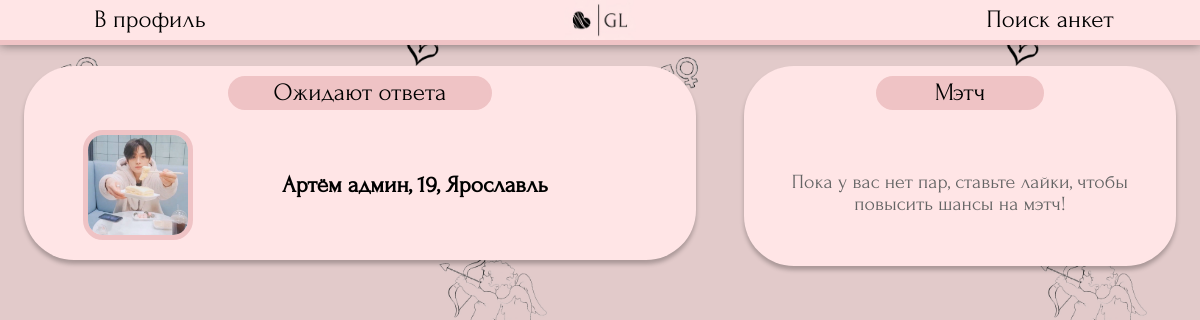
The app's page /searching/reactions/ (signed in) with its own data.
### searching/models.py (models this page shows, shortened)
class Profile(models.Model):
    genders = (
        ('Парень', 'Парень'),
        ('Девушка', 'Девушка')
    )
    point_of_searching_list = (
        ('Отношения', 'Отношения'),
        ('Свидания', 'Свидания'),
        ('Дружба', 'Дружба'),
        ('Общение', 'Общение'),
    )
    name = models.CharField ('Имя', max_length=50)
    avatar = models.ImageField ('Фото', upload_to='photos/users', default='photos/default_avatar.jpg')
    age = models.IntegerField("Возраст")
    gender = models.CharField ("Пол", choices=genders, max_length=30, default=genders[0])
    point_of_searching = models.CharField ("Цель знакомства", choices=point_of_searching_list, max_length=30, default=point_of_searching_list[0])
    city = models.CharField ('Город', max_length=100, default="Не указано")
    description = models.TextField ('О себе', max_length=300)
    social = models.CharField ('Ссылка на соцсеть', max_length=50, default='@name')
    user = models.OneToOneField(User, verbose_name='Автор анкеты', on_delete=models.CASCADE)
    age_search_min = models.IntegerField("Возраст поиска (от)", default=18)
    age_search_max = models.IntegerField("Возраст поиска (до)", default=100)
    class Meta:
        verbose_name = "Анкета"
        verbose_name_plural = "Анкеты"

### searching/views.py (the view)
class ReactionsView(View):
    def get(self, request):
        reactions = Reactions.objects.all()
        my_reactions = []
        marked_profiles = [] #collect ids
        for reaction in reactions:
            if reaction.like_receiver.username == request.user.username:
                if reaction.viewed == False:
                    marked_profiles.append(reaction.like_sender_profile.id)
                my_reactions.append (reaction.like_sender_profile)
        pairs = NewPair.objects.all()
        my_pairs = []
        for pair in pairs:
            if pair.user1.username == request.user.username:
                if pair.viewed1 == False:
                    marked_profiles.append(pair.profile2.id)
                my_pairs.append(pair.profile2)
            if pair.user2.username == request.user.username:
                if pair.viewed2 == False:
                    marked_profiles.append(pair.profile1.id)
                my_pairs.append(pair.profile1)
        return render(request, 'searching/reactions.html', {'profile_list': my_reactions, 'pair_list':my_pairs, 'marked_profiles': marked_profiles, 'profile_list_count': len(my_reactions), 'pair_list_count':len(my_pairs)})

### templates/searching/reactions.html (shortened to what this page needs)
{% load static %}
<!DOCTYPE HTML>
<html>
	<head>
        <link rel="stylesheet" href="{% static 'css/reactions.css' %}" type="text/css">
    </head>
    <body>
        <header>
            <button onclick="location.href='/searching/myprofile'">В профиль</button>
            <a class="logocontainer" href="{% url 'profiles' %}"><img class="mainlogo" src='{% static "css/bg_mini.jpg" %}' ></a>
            <button onclick="location.href='/searching'">Поиск анкет</button>
        </header>
        <main>
            <div class="main_list">
                <div class="important">Ожидают ответа</div>
                {% for profile in profile_list %}
                <div class="oneprofile" >
                    <img src="{{profile.avatar.url}}" class="profilephoto">
                    <a href="{% url 'oneprofile' profile.id %}"><h3 class="profiletext">{{profile.name}}, {{profile.age}}, {{profile.city}}</h3></a>
                </div>
                {% endfor %}
            </div>
        </main>
        <aside>
            <div class="main_list">
                <div class="important">Мэтч</div>
                {% if pair_list_count == 0 %}
                <p class="waitmessage">Пока у вас нет пар, ставьте лайки, чтобы повысить шансы на мэтч!</p>
                {% endif %}
            </div>
        </aside>
    </body>
</html>

### static/css/reactions.css (style rules this page uses)
* { margin: 0; padding: 0; }
html { font-family: "Forum-Regular"; }
body { display: block; background-image: url("darkhearts.jpg"); background-size: 50%; font-family: "Forum-Regular"; margin: 0px; font-size: 20px; }
header { width: 100%; display: flex; float: left; justify-content: space-between; align-items: center; position: fixed; background-color: #FFE5E6; box-shadow: 0px 0px 10px rgba(0, 0, 0, 0.5); border-bottom: 5px solid #EFC3C5; }
header button { font-size: 25px; width: 25%; font-family: "Forum-Regular"; background-color: rgba(0, 0, 0, 0); border: none; cursor: pointer; }
.main_list { display: flex; justify-content: center; align-items: center; flex-direction: column; flex-wrap: wrap; width: 100%; padding: 10px; border-radius: 50px; background-color: #FFE5E6; box-shadow: 0px 4px 4px 0px rgba(0, 0, 0, 0.25); }
.waitmessage { margin: 10% 0% 10% 0%; text-align: center; color: rgb(100, 100, 100); }
.important { text-align: center; font-size: 25px; width: 40%; height: 30px; line-height: 30px; background: #EFC3C5; border-radius: 20px; border: 2px solid #EFC3C5; margin-bottom: 20px; }
main { display: flex; float: left; width: 56%; margin-left: 2%; margin-right: 2%; margin-top: 5.5%; margin-bottom: 2%; }
aside { display: flex; float: left; width: 36%; margin-left: 2%; margin-right: 2%; margin-top: 5.5%; margin-bottom: 0; }
.oneprofile { display: flex; align-items: center; width: 85%; min-height: 80px; margin: auto; margin-bottom: 20px; }
.oneprofile:last-of-type { margin-bottom: 10px; }
.oneprofile a { width: 100%; min-height: 80px; line-height: 80px; text-align: center; text-decoration:none; color: black; }
.oneprofile img { height: 100px; border-radius: 20px; border: 5px solid #EFC3C5; }
.mainlogo { max-width: 100%; cursor: pointer; }
.logocontainer { max-width: 6%; display: flex; justify-self: center; }

### records on screen
Profile: avatar (picture), name "Артём админ", age "19", city "Ярославль"
